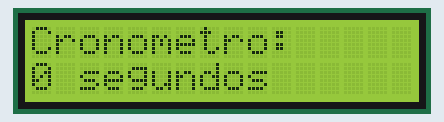
Recording of a sketch running on a simulated Arduino Uno, built with avr-gcc and run on an emulated ATmega328P. Shown: 16×2 character LCD.

Above: at 0.1 s.
At 4.2 s:
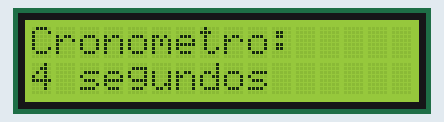
At 9.2 s:
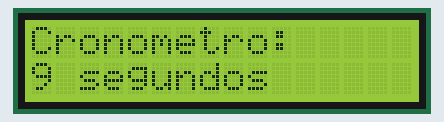
At 19.3 s:
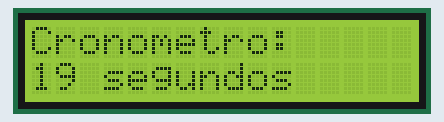
At 28.4 s:
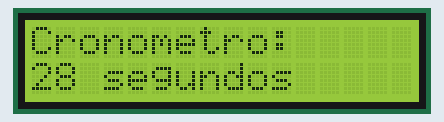
At 38.5 s:
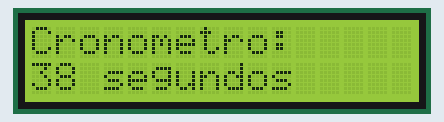

Measured:
- what the display in image 1 shows lasts 1.0 s, from 4.1 s to 5.1 s

The sketch:

cronometro_lcd.ino
```cpp
#include <Wire.h>
#include <LiquidCrystal_I2C.h>

// Dirección 0x27 (o la que obtuviste con el Scanner), 16 columnas, 2 filas
LiquidCrystal_I2C lcd(0x27, 16, 2);

int segundos = 0; // Variable para contar el tiempo

void setup() {
  lcd.init();
  lcd.backlight();

  lcd.setCursor(0, 0);
  lcd.print("Cronometro:");
}

void loop() {
  // Nos ubicamos en la segunda fila (0, 1)
  lcd.setCursor(0, 1);

  // Imprimimos el valor de la variable
  lcd.print(segundos);
  lcd.print(" segundos");

  // Esperamos 1 segundo
  delay(1000);

  // Aumentamos el contador en 1
  segundos = segundos + 1;

  // Limpieza rápida si el número crece mucho (opcional)
  if(segundos > 99) {
    lcd.setCursor(0,1);
    lcd.print("       "); // Borra la línea para que no queden restos
  }
}
```
